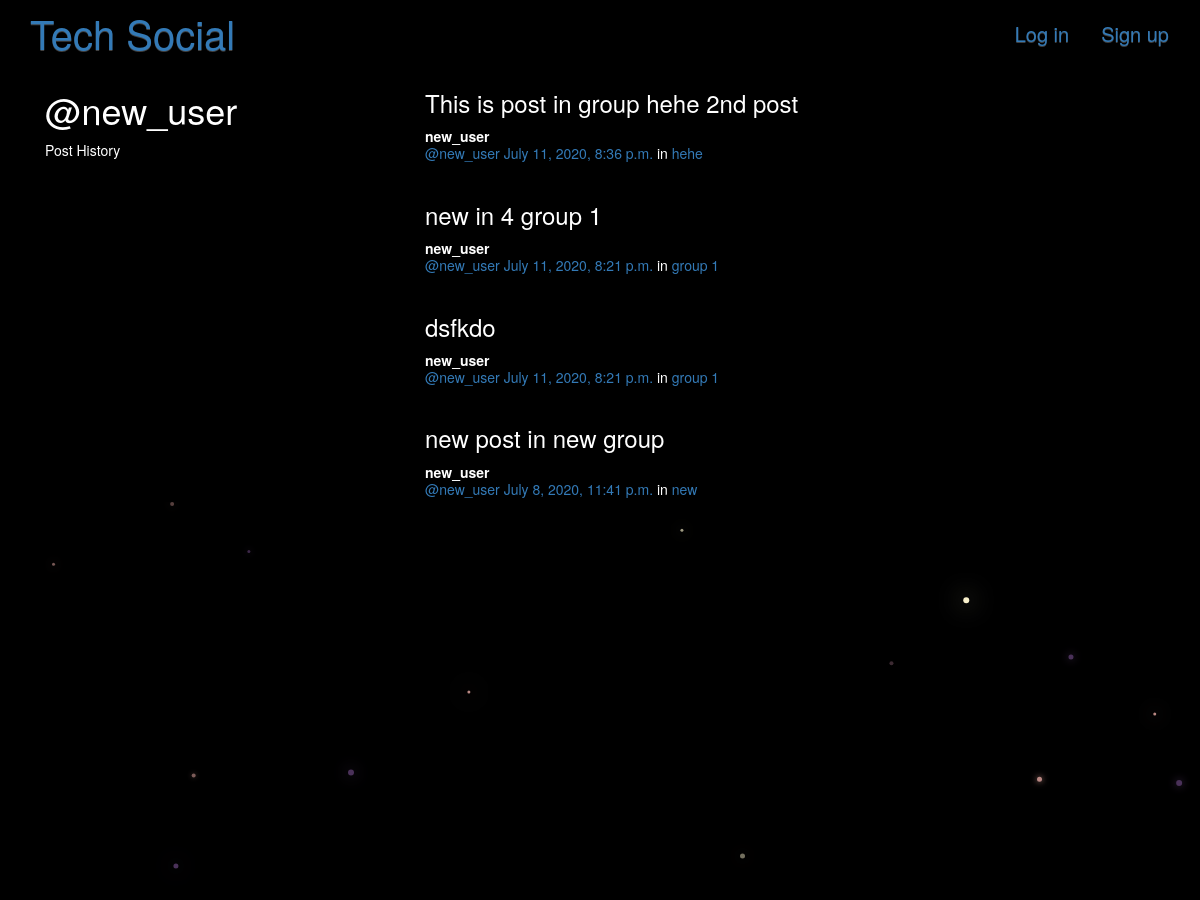
Before: /posts/by/new_user/ (upper part) with the older database file.
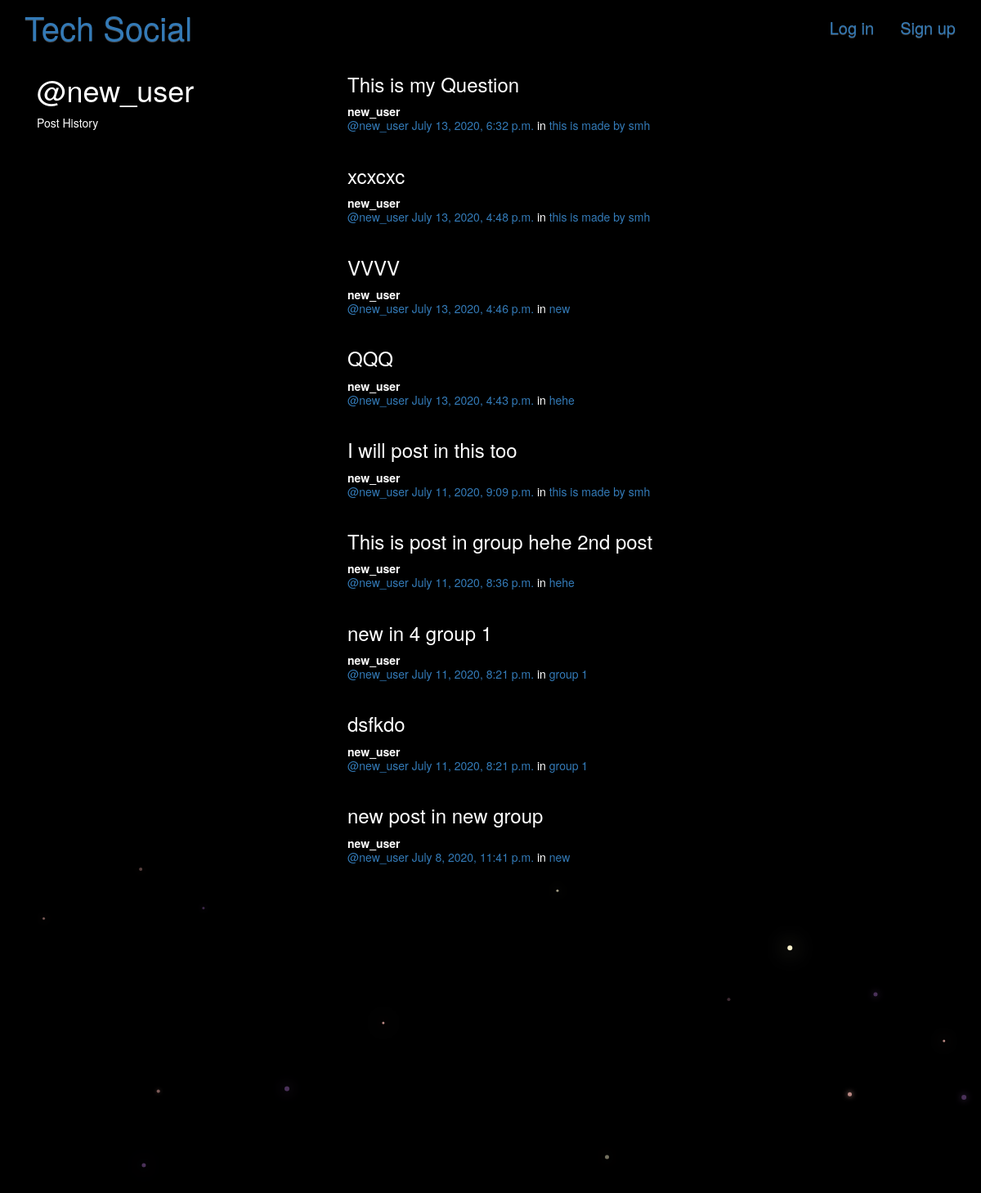
After: the same page with the newer database file.
### posts/models.py (models this page shows, shortened)
class Post(models.Model):
    user = models.ForeignKey(User, related_name="posts",on_delete=models.CASCADE)
    created_at = models.DateTimeField(auto_now=True)
    question = models.CharField(max_length=255)
    description=models.TextField(blank=True, default='')
    description_html = models.TextField(editable=False)
    group = models.ForeignKey(Group, related_name="posts",null=True, blank=True,on_delete=models.CASCADE,)
    class Meta:
        ordering = ["-created_at"]
        unique_together = ["user", "question"]

### groups/models.py (models this page shows, shortened)
class Group(models.Model):
    name = models.CharField(max_length=255, unique=True)
    slug = models.SlugField(allow_unicode=True, unique=True)
    description = models.TextField(blank=True, default='')
    description_html = models.TextField(editable=False, default='', blank=True)
    members = models.ManyToManyField(User,through="GroupMember")
    class Meta:
        ordering = ["name"]

### posts/views.py (the view)
# urls.py: url(r"by/(?P<username>[-\w]+)/$",views.UserPosts.as_view(),name="for_user"),
class UserPosts(generic.ListView):
    model = models.Post
    template_name = "posts/user_post_list.html"
    def get_queryset(self):
        try:
            self.post_user = User.objects.prefetch_related("posts").get(
                username__iexact=self.kwargs.get("username")
            )
        except User.DoesNotExist:
            raise Http404
        else:
            return self.post_user.posts.all()
    def get_context_data(self, **kwargs):
        context = super().get_context_data(**kwargs)
        context["post_user"] = self.post_user
        return context

### posts/templates/posts/user_post_list.html (shortened to what this page needs)
{% extends "posts/post_base.html" %}
{% block content %}
<div class="col-md-4">
	<h1>@{{ post_user.username }}</h1>
	<p>Post History</p>
</div>
<div class="col-md-8" >
	{% for post in post_list %}
	<div class="post media" >
		<h3>{{ post.question }}</h3>
		<div class="media-body">
			<strong>{{ post.user.username }}</strong>
			<h5 class="media-heading">
				<span class="username"><a href="{% url 'posts:for_user' username=post.user.username %}">@{{ post.user.username }}</a></span>
				<time class="time"><a href="{% url 'posts:single' username=post.user.username pk=post.pk %}">{{ post.created_at }}</a></time>
				{% if post.group %}
				<span class="group-name">in <a href="#">{{ post.group.name }}</a></span>
				{% endif %}
			</h5>
		</div>
	</div>
	{% endfor %}
</div>
{% endblock %}

Changed rows visible on the page:
added Post: question "This is my Question", user.username "new_user", created_at "July 13, 2020, 6:32 p.m.", group.name "this is made by smh"
added Post: question "xcxcxc", user.username "new_user", created_at "July 13, 2020, 4:48 p.m.", group.name "this is made by smh"
added Post: question "VVVV", user.username "new_user", created_at "July 13, 2020, 4:46 p.m.", group.name "new"
added Post: question "QQQ", user.username "new_user", created_at "July 13, 2020, 4:43 p.m.", group.name "hehe"
added Post: question "I will post in this too", user.username "new_user", created_at "July 11, 2020, 9:09 p.m.", group.name "this is made by smh"
